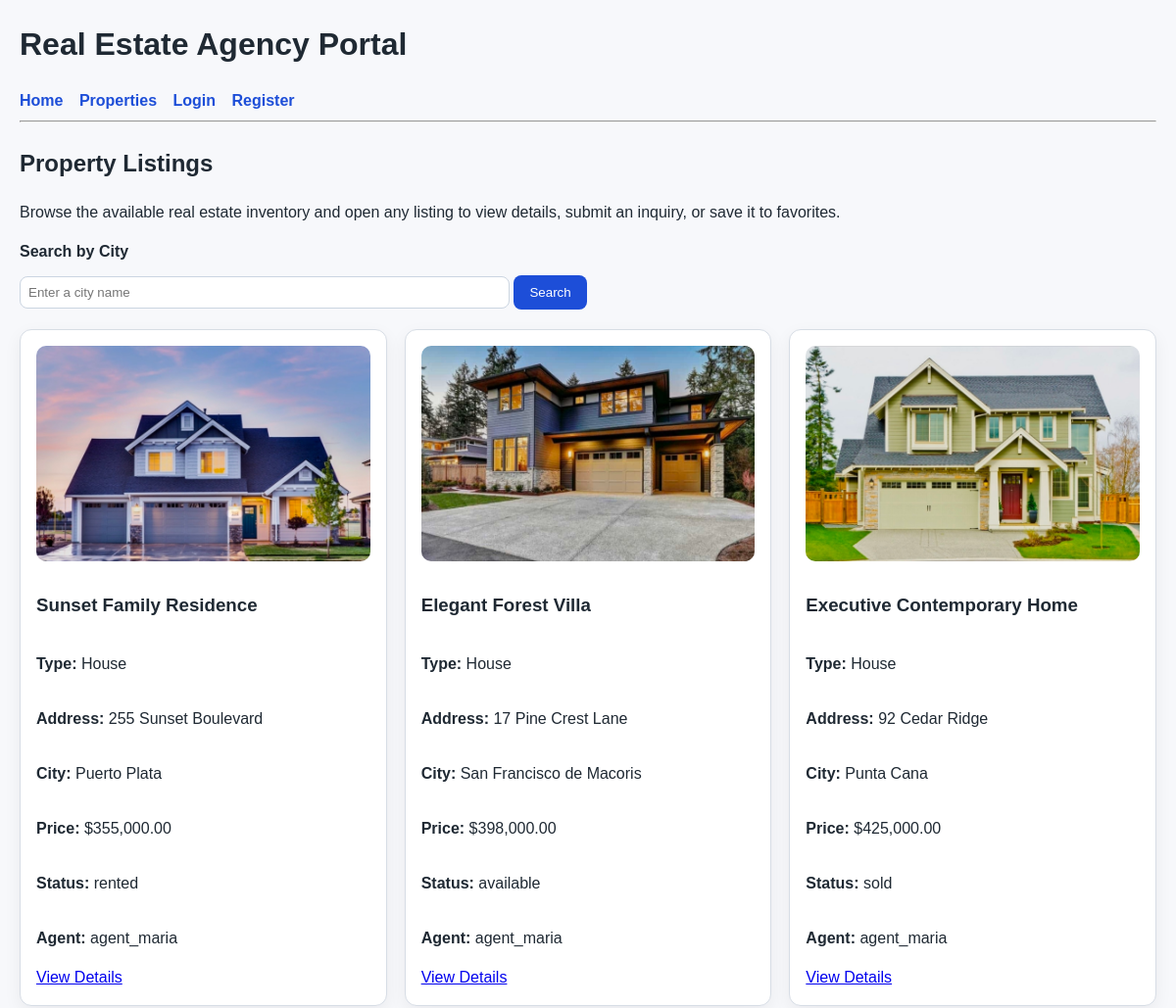
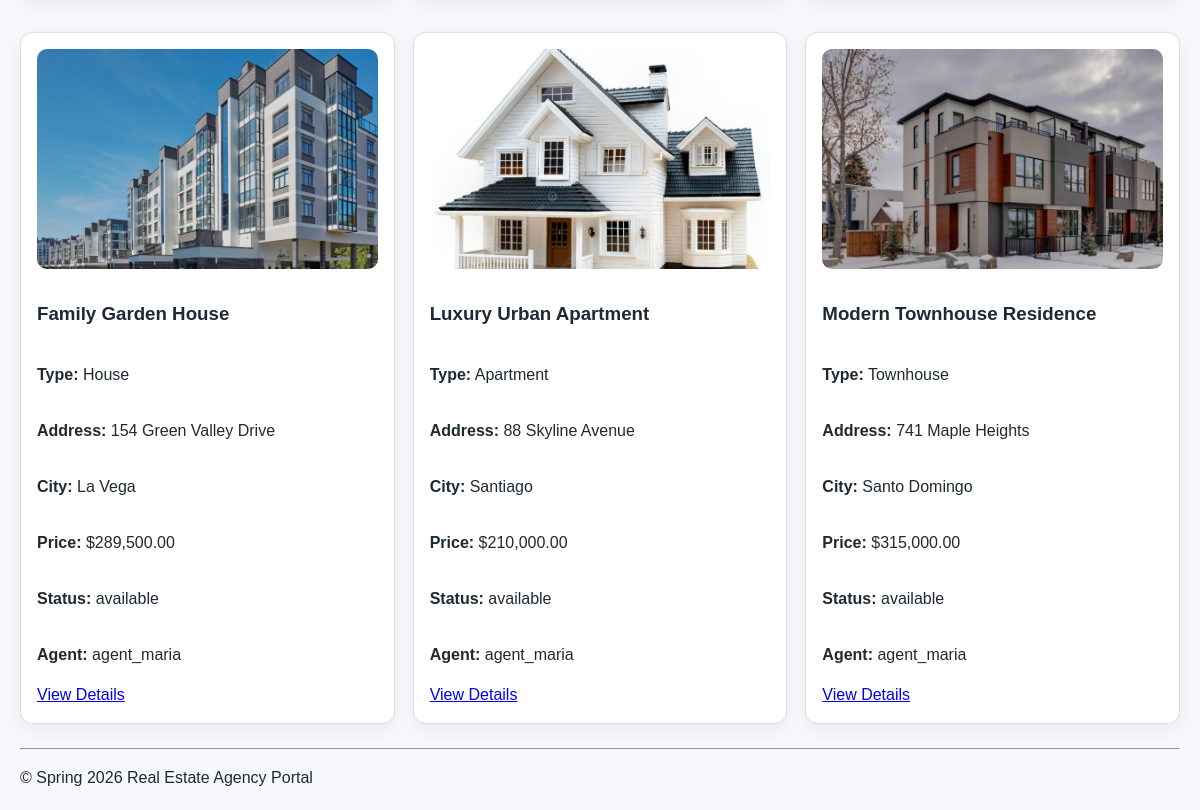
/properties.php, run on the app's committed database (2 pictures, top to bottom).
### tables this page shows
CREATE TABLE Properties (
    propertyId INT NOT NULL AUTO_INCREMENT,
    title VARCHAR(100) NOT NULL,
    propertyType VARCHAR(50) NOT NULL,
    address VARCHAR(200) NOT NULL,
    city VARCHAR(100) NOT NULL,
    price DECIMAL(12,2) NOT NULL,
    status ENUM('available', 'sold', 'rented') NOT NULL DEFAULT 'available',
    imagePath VARCHAR(255) NULL,
    agentId INT NOT NULL,
    PRIMARY KEY (propertyId),
    CONSTRAINT fk_properties_agent FOREIGN KEY (agentId) REFERENCES Users(userId)
);

### RealEstateDatabase.php (called while the page is built, shortened)
<?php
require_once __DIR__ . '/Database.php';
class RealEstateDatabase {
    private PDO $conn;
    public function __construct() {
        $database = new Database();
        $this->conn = $database->connect();
    }
    public function getPropertyListingView(): array {
        $sql = "SELECT * FROM PropertyListingView ORDER BY propertyId DESC";
        $stmt = $this->conn->query($sql);
        return $stmt->fetchAll();
    }
}
?>

### Database.php (called while the page is built, shortened)
<?php
class Database {
    private ?PDO $conn = null;
    public function connect(): PDO {
        if ($this->conn === null) {
            try {
                $dsn = "mysql:host=" . DB_HOST . ";dbname=" . DB_NAME . ";charset=utf8mb4";
                $this->conn = new PDO($dsn, DB_USER, DB_PASS, [
                    PDO::ATTR_ERRMODE => PDO::ERRMODE_EXCEPTION,
                    PDO::ATTR_DEFAULT_FETCH_MODE => PDO::FETCH_ASSOC
                ]);
            } catch (PDOException $e) {
                die("Database connection failed: " . $e->getMessage());
            }
        }
        return $this->conn;
    }
}
?>

### properties.php (the view, shortened to what this page needs)
<?php
require_once 'classes/RealEstateDatabase.php';
$db = new RealEstateDatabase();
$city = trim($_GET['city'] ?? '');
if ($city !== '') {
    $properties = $db->getPropertiesByCity($city);
} else {
    $properties = $db->getPropertyListingView();
}
?>
<?php include 'includes/header.php'; ?>
<h2>Property Listings</h2>
<p>Browse the available real estate inventory and open any listing to view details, submit an inquiry, or save it to favorites.</p>
<form method="GET">
    <label for="city">Search by City</label>
    <input type="text" id="city" name="city" value="<?= htmlspecialchars($city) ?>" placeholder="Enter a city name">
    <button type="submit">Search</button>
</form>
<div class="property-grid">
    <?php foreach ($properties as $property): ?>
        <div class="card property-card">
            <?php if (!empty($property['imagePath'])): ?>
                <img class="property-thumb" src="<?= htmlspecialchars($property['imagePath']) ?>" alt="<?= htmlspecialchars($property['title']) ?>">
            <?php endif; ?>
            <h3><?= htmlspecialchars($property['title']) ?></h3>
            <p><strong>Type:</strong> <?= htmlspecialchars($property['propertyType']) ?></p>
            <?php if (isset($property['address'])): ?>
                <p><strong>Address:</strong> <?= htmlspecialchars($property['address']) ?></p>
            <?php endif; ?>
            <p><strong>City:</strong> <?= htmlspecialchars($property['city']) ?></p>
            <p><strong>Price:</strong> $<?= number_format((float)$property['price'], 2) ?></p>
            <p><strong>Status:</strong> <?= htmlspecialchars($property['status']) ?></p>
            <p><strong>Agent:</strong> <?= htmlspecialchars($property['agentName']) ?></p>
            <a href="property_details.php?id=<?= (int)$property['propertyId'] ?>">View Details</a>
        </div>
    <?php endforeach; ?>
</div>
<?php include 'includes/footer.php'; ?>

### header.php (shortened to what this page needs)
<!DOCTYPE html>
<html lang="en">
<head>
    <link rel="stylesheet" href="assets/style.css">
</head>
<body>
<header>
    <h1>Real Estate Agency Portal</h1>
    <nav>
        <a href="index.php">Home</a>
        <a href="properties.php">Properties</a>
        <?php if (isset($_SESSION['user'])): ?>
            <a href="dashboard.php">Dashboard</a>
            <?php if (in_array($_SESSION['user']['userType'], ['buyer', 'renter'], true)): ?>
                <a href="favorites.php">Favorites</a>
            <?php endif; ?>
            <?php if ($_SESSION['user']['userType'] === 'agent'): ?>
                <a href="add_property.php">Add Property</a>
            <?php endif; ?>
            <a href="logout.php">Logout</a>
        <?php else: ?>
            <a href="login.php">Login</a>
            <a href="register.php">Register</a>
        <?php endif; ?>
    </nav>
    <hr>
</header>
<main>

### footer.php
</main>
<footer>
    <hr>
    <p>&copy; Spring 2026 Real Estate Agency Portal</p>
</footer>
</body>
</html>

### style.css (style rules this page uses)
body { font-family: Arial, sans-serif; margin: 20px; line-height: 1.5; background-color: #f7f8fb; color: #1f2933; }
header { margin-bottom: 24px; }
nav a { margin-right: 12px; text-decoration: none; color: #1d4ed8; font-weight: 600; }
main { max-width: 1200px; }
.card { border: 1px solid #d7dde5; padding: 16px; margin-bottom: 16px; border-radius: 12px; background: #ffffff; box-shadow: 0 6px 18px rgba(15, 23, 42, 0.06); }
.property-grid { display: grid; grid-template-columns: repeat(auto-fit, minmax(280px, 1fr)); gap: 18px; margin-top: 20px; }
.property-card { display: flex; flex-direction: column; }
.property-thumb { width: 100%; height: 220px; object-fit: cover; border-radius: 10px; margin-bottom: 12px; }
label { display: block; margin-top: 10px; font-weight: 600; }
input, select, textarea { width: 100%; max-width: 500px; padding: 8px; margin-top: 4px; border: 1px solid #cbd5e1; border-radius: 8px; box-sizing: border-box; }
button { margin-top: 12px; padding: 10px 16px; border: none; border-radius: 8px; background: #1d4ed8; color: #ffffff; cursor: pointer; }

### data on the page
properties: imagePath (picture), title "Sunset Family Residence", propertyType "House", address "255 Sunset Boulevard", city "Puerto Plata", price "355,000.00", status "rented", agentName "agent_maria"
properties: imagePath (picture), title "Elegant Forest Villa", propertyType "House", address "17 Pine Crest Lane", city "San Francisco de Macoris", price "398,000.00", status "available", agentName "agent_maria"
properties: imagePath (picture), title "Executive Contemporary Home", propertyType "House", address "92 Cedar Ridge", city "Punta Cana", price "425,000.00", status "sold", agentName "agent_maria"
properties: imagePath (picture), title "Family Garden House", propertyType "House", address "154 Green Valley Drive", city "La Vega", price "289,500.00", status "available", agentName "agent_maria"
properties: imagePath (picture), title "Luxury Urban Apartment", propertyType "Apartment", address "88 Skyline Avenue", city "Santiago", price "210,000.00", status "available", agentName "agent_maria"
properties: imagePath (picture), title "Modern Townhouse Residence", propertyType "Townhouse", address "741 Maple Heights", city "Santo Domingo", price "315,000.00", status "available", agentName "agent_maria"
